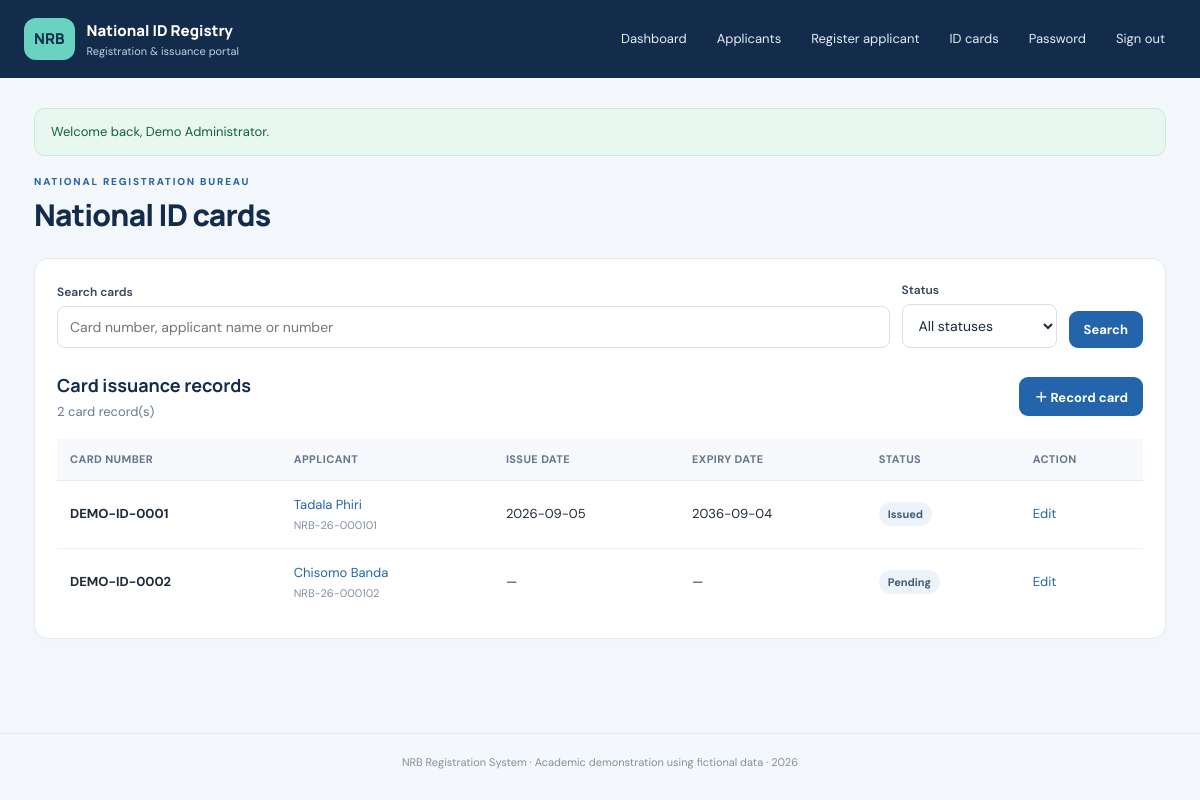
Page /cards.php (signed in) on the committed database.
### tables this page shows
CREATE TABLE IF NOT EXISTS id_cards (
 id INT UNSIGNED AUTO_INCREMENT PRIMARY KEY,
 applicant_id INT UNSIGNED NOT NULL,
 card_number VARCHAR(40) NOT NULL UNIQUE,
 issue_date DATE NULL,
 expiry_date DATE NULL,
 status ENUM('Pending','Printed','Issued','Lost','Expired','Cancelled') NOT NULL DEFAULT 'Pending',
 notes VARCHAR(500) NULL,
 created_at TIMESTAMP NOT NULL DEFAULT CURRENT_TIMESTAMP,
 updated_at TIMESTAMP NOT NULL DEFAULT CURRENT_TIMESTAMP ON UPDATE CURRENT_TIMESTAMP,
 INDEX idx_card_applicant (applicant_id), INDEX idx_card_status (status),
 CONSTRAINT fk_card_applicant FOREIGN KEY (applicant_id) REFERENCES applicants(id) ON UPDATE CASCADE ON DELETE CASCADE,
 CONSTRAINT chk_card_dates CHECK (issue_date IS NULL OR expiry_date IS NULL OR expiry_date >= issue_date)
);

CREATE TABLE IF NOT EXISTS applicants (
 id INT UNSIGNED AUTO_INCREMENT PRIMARY KEY,
 applicant_no VARCHAR(30) NOT NULL UNIQUE,
 first_name VARCHAR(100) NOT NULL,
 last_name VARCHAR(100) NOT NULL,
 date_of_birth DATE NOT NULL,
 sex ENUM('Female','Male','Other') NOT NULL,
 phone VARCHAR(25) NULL,
 email VARCHAR(150) NULL,
 address VARCHAR(255) NULL,
 district VARCHAR(100) NULL,
 nationality VARCHAR(80) NOT NULL DEFAULT 'Malawian',
 status ENUM('Pending','In Review','Approved','Rejected') NOT NULL DEFAULT 'Pending',
 created_at TIMESTAMP NOT NULL DEFAULT CURRENT_TIMESTAMP,
 updated_at TIMESTAMP NOT NULL DEFAULT CURRENT_TIMESTAMP ON UPDATE CURRENT_TIMESTAMP,
 INDEX idx_applicant_name (last_name, first_name), INDEX idx_applicant_status (status), INDEX idx_applicant_phone (phone)
);

### app/bootstrap.php (called while the page is built, shortened)
<?php
function e(mixed $value): string { return htmlspecialchars((string)$value, ENT_QUOTES | ENT_SUBSTITUTE, 'UTF-8'); }

### cards.php (the view)
<?php
require __DIR__.'/app/bootstrap.php';require_login();require __DIR__.'/app/layout.php';$q=trim((string)($_GET['q']??''));$status=trim((string)($_GET['status']??''));$sql="SELECT c.*,a.applicant_no,a.first_name,a.last_name FROM id_cards c JOIN applicants a ON a.id=c.applicant_id WHERE 1=1";$params=[];if($q!==''){$sql.=' AND (c.card_number LIKE ? OR a.applicant_no LIKE ? OR a.first_name LIKE ? OR a.last_name LIKE ?)';$like='%'.$q.'%';array_push($params,$like,$like,$like,$like);}if(in_array($status,['Pending','Printed','Issued','Lost','Expired','Cancelled'],true)){$sql.=' AND c.status=?';$params[]=$status;}$sql.=' ORDER BY c.created_at DESC';$st=$pdo->prepare($sql);$st->execute($params);$cards=$st->fetchAll();page_header('National ID cards'); ?>
<div class="panel"><form class="searchbar" method="get"><label class="search-field">Search cards<input name="q" value="<?=e($q)?>" placeholder="Card number, applicant name or number"></label><label>Status<select name="status"><option value="">All statuses</option><?php foreach(['Pending','Printed','Issued','Lost','Expired','Cancelled'] as $s): ?><option <?=$status===$s?'selected':''?>><?=e($s)?></option><?php endforeach; ?></select></label><button class="btn primary">Search</button></form><div class="panel-heading"><div><h2>Card issuance records</h2><p class="muted"><?=count($cards)?> card record(s)</p></div><a class="btn primary" href="card_form.php">＋ Record card</a></div><div class="table-wrap"><table><thead><tr><th>Card number</th><th>Applicant</th><th>Issue date</th><th>Expiry date</th><th>Status</th><th>Action</th></tr></thead><tbody><?php foreach($cards as $c): ?><tr><td><strong><?=e($c['card_number'])?></strong></td><td><a href="applicant_view.php?id=<?=(int)$c['applicant_id']?>"><?=e($c['first_name'].' '.$c['last_name'])?></a><small class="table-sub"><?=e($c['applicant_no'])?></small></td><td><?=e($c['issue_date']?:'—')?></td><td><?=e($c['expiry_date']?:'—')?></td><td><span class="pill"><?=e($c['status'])?></span></td><td><a href="card_form.php?id=<?=(int)$c['id']?>">Edit</a></td></tr><?php endforeach; if(!$cards): ?><tr><td colspan="6" class="empty">No card records found.</td></tr><?php endif; ?></tbody></table></div></div><?php page_footer(); ?>

### assets/style.css (style rules this page uses)
:root { --navy:#142c4b;--blue:#2364aa;--cyan:#dff3f3;--bg:#f4f7fb;--ink:#1c2a3a;--muted:#69788b;--line:#e4eaf1;--white:#fff;--green:#16794b;--red:#b42318 }
* { box-sizing:border-box }
body { margin:0;background:var(--bg);color:var(--ink);font:15px 'DM Sans',sans-serif;line-height:1.5 }
h1,h2,h3,p { margin-top:0 }
h2 { font:700 18px Manrope,sans-serif;margin-bottom:5px;color:var(--navy) }
.muted,.section-title p { color:var(--muted);font-size:13px;margin-bottom:0 }
.panel { background:white;border:1px solid var(--line);border-radius:14px;padding:22px;margin-bottom:20px;box-shadow:0 4px 16px #193e5b05 }
.panel-heading { display:flex;align-items:center;justify-content:space-between;gap:16px;margin-bottom:18px }
.panel-heading p { margin:0 }
.text-link,a { color:var(--blue);text-decoration:none }
.table-wrap { overflow-x:auto }
table { border-collapse:collapse;width:100%;font-size:13px;white-space:nowrap }
th { text-align:left;background:#f7f9fc;color:#65758a;font-size:11px;letter-spacing:.4px;text-transform:uppercase;padding:12px 13px;border-bottom:1px solid var(--line) }
td { padding:14px 13px;border-bottom:1px solid #edf1f5 }
tbody tr:last-child td { border-bottom:0 }
.pill { display:inline-block;border-radius:100px;padding:4px 9px;background:#edf3fa;color:#405b78;font-size:11px;font-weight:700 }
.btn { border:0;border-radius:9px;padding:10px 15px;font:700 13px 'DM Sans',sans-serif;display:inline-flex;align-items:center;justify-content:center;gap:6px;cursor:pointer;text-decoration:none;white-space:nowrap }
.primary { background:var(--blue);color:white }
.searchbar { display:flex;align-items:end;gap:12px;margin-bottom:25px;flex-wrap:wrap }
.searchbar label { min-width:155px }
.searchbar .search-field { flex:1;min-width:240px }
.searchbar input,.searchbar select { margin-top:5px }
label { display:block;color:#34465b;font-weight:600;font-size:12px }
input,select,textarea { display:block;width:100%;border:1px solid #d6e0ea;background:white;border-radius:8px;padding:11px 12px;margin-top:7px;color:var(--ink);font:14px 'DM Sans',sans-serif;outline:none }
.table-sub { display:block;color:#8290a0;font-size:11px;margin-top:3px }

### rows in the picture
id_cards: card_number "DEMO-ID-0001", applicant.last_name "Tadala Phiri", applicant.applicant_no "NRB-26-000101", issue_date "2026-09-05", expiry_date "2036-09-04", status "Issued"
id_cards: card_number "DEMO-ID-0002", applicant.last_name "Chisomo Banda", applicant.applicant_no "NRB-26-000102", issue_date "—", expiry_date "—", status "Pending"

### other values in the picture
$flash['message'] "Welcome back, Demo Administrator."
$title "National ID cards"
count($cards) "2"
